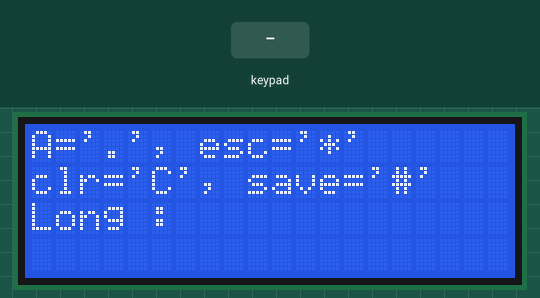
This sketch was run on a simulated Arduino Mega 2560, built with avr-gcc and run on an emulated ATmega2560. Shown: 20×4 character LCD. Inputs (shaded band) come from the test bench. The local clock reads 2024-03-15 10:24:30 at power-on unless the sketch sets it.

Above: at 0.9 s.
1.0 s: keypad keys 9 8 7 6 # pressed 0.4 s apart
At 3.3 s:
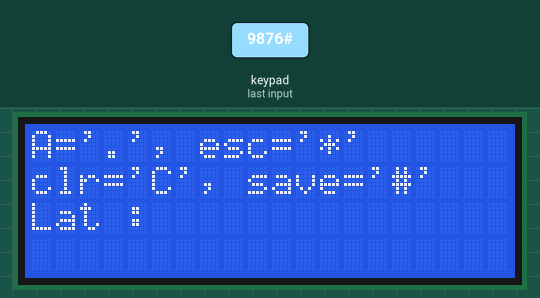
4.5 s: key 'B' pressed
At 5.6 s:
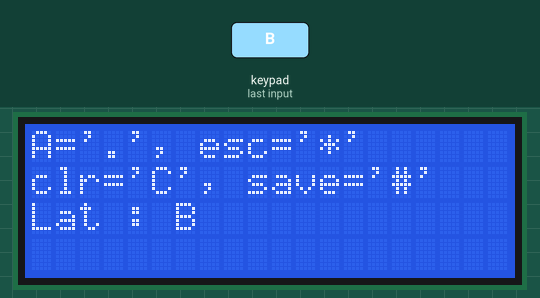
6.0 s: key '*' pressed
At 6.8 s:
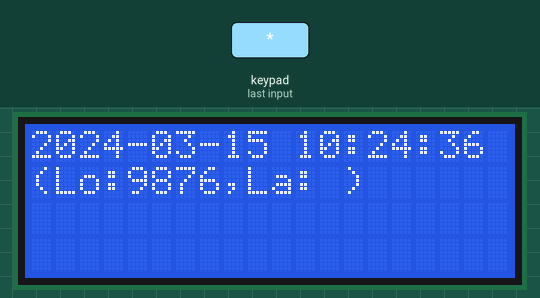
Timing chart, 0 to 9.0 s (numbered marks = the images above; inputs shaded):
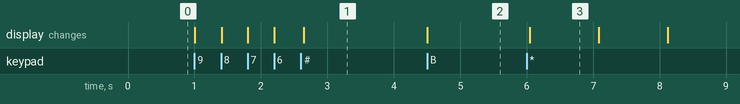

The sketch:

mega_i2c_lcd_keypad_get_lat_long.ino
```cpp
#include <Keypad.h>
#include <LiquidCrystal_I2C.h>

//import for clock
#include <Wire.h>
#include <DS3231.h>

DS3231 clock;
RTCDateTime dt;

const int ROW_NUM    = 4; // four rows
const int COLUMN_NUM = 4; // four columns

char keys[ROW_NUM][COLUMN_NUM] = {
  {'1','2','3', '.'},
  {'4','5','6', 'B'},
  {'7','8','9', 'C'},
  {'*','0','#', 'D'}
};

byte pin_rows[ROW_NUM] = {9, 8, 7, 6};      // connect to the row pinouts of the keypad
byte pin_column[COLUMN_NUM] = {5, 4, 3, 2}; // connect to the column pinouts of the keypad


Keypad keypad = Keypad(makeKeymap(keys), pin_rows, pin_column, ROW_NUM, COLUMN_NUM );
LiquidCrystal_I2C lcd(0x27, 20, 4); // I2C address 0x27, 20 column and 4 rows

int cursorColumn = 0;

//buffers to hold and save user input for longitude and latitude
char longBuf[20];
char latBuf[20];

//this two variables holds and displays logitude and latitude
char longitude[20];
char latitude[20];

//this key is used to take in input from keypad to reset and brightn the lcd
//'D' to brightn lcd and 'B' to go back and reset are set
char resetKey;

//previous millis is used to hold and save millis() to kim the lcd
long previousMillis;
//the interval for the lcd to stay showing light after user pressed 'D'
long interval = 10000;

//longIndex and latIndex are used to trace when user inputs value for longitude and latitude
//longDisplayIndex and latDisplayIndex are used to display latitude and longitude to lcd
int longIndex;
int longDisplayIndex;
int latIndex;
int latDisplayIndex;


int cc; //current cursor column
int cr; //current cursor row

//this function displays information to input logitude value for user
int printGetLongInfo(){
  cc = 0; //current cursor column
  cr = 0; //current cursor row
  lcd.clear();
  lcd.setCursor(cc,cr);
  lcd.print("A='.', esc='*'");
  cr++;
  lcd.setCursor(cc,cr);
  lcd.print("clr='C', save='#'");
  cr++;
  lcd.setCursor(cc,cr);
  lcd.print("Long : ");
  cc = cc + 7;
  lcd.setCursor(cc,cr);
}

//this function displays information to input latitude value for user
int printGetLatInfo(){
  cc = 0; //current cursor column
  cr = 0; //current cursor row
  lcd.clear();
  lcd.setCursor(cc,cr);
  lcd.print("A='.', esc='*'");
  cr++;
  lcd.setCursor(cc,cr);
  lcd.print("clr='C', save='#'");
  cr++;
  lcd.setCursor(cc,cr);
  lcd.print("Lat : ");
  cc = cc + 6;
  lcd.setCursor(cc,cr);
}

//this function takes in values from user to save it in longitude variable
int getLong(){
  //print get long info for user
  printGetLongInfo();
  char key;
  longIndex = 0;
  do{
    key = keypad.getKey();

    //if user is mistaken this will clear user input
    if(key && key=='C'){
      longIndex=0;
      longDisplayIndex=0;
      printGetLongInfo();
    }

    //save buffered value to permanent buffer
    if(key && key == '#'){
      //sizeof(longBuf)/sizeof(longBuf[0])
      for(int i = 0; i < longIndex; i++){
        longitude[i] = longBuf[i];
      }
      break;
    }

    //this function will save the input to buffer
    if(key && key != '*' && key != 'C'){
      lcd.print(key);
      longBuf[longIndex] = key;
      longIndex++;
      cc++;
      lcd.setCursor(cc,cr);
    }
  }while(key != '*');

  //if the longIndex is not zero then assign the value to longDisaplayIndex for display purposes
  if(longIndex != 0){
      longDisplayIndex = longIndex;
  }
}

int getLat(){
  //print get lat info for user
  printGetLatInfo();
  char key;
  latIndex = 0;
  do{
    key = keypad.getKey();

    //clear
    if(key && key=='C'){
      latIndex=0;
      latDisplayIndex=0;
      printGetLatInfo();
    }

    //save buffered value to permanent buffer
    if(key && key == '#'){
      for(int i = 0; i < latIndex; i++){
        latitude[i] = latBuf[i];
      }
      break;
    }

    if(key && key != '*' && key != 'C'){
      lcd.print(key);
      latBuf[latIndex] = key;
      latIndex++;
      cc++;
      lcd.setCursor(cc,cr);
    }
  }while(key != '*');

  if(latIndex != 0){
      latDisplayIndex = latIndex;
  }
}

void setup(){

  //begin clock
  clock.begin();

  // uncomment this to assign compiling date and time
  // Set sketch compiling time
  //clock.setDateTime(__DATE__, __TIME__);

  lcd.begin(); // initialize the lcd
  lcd.backlight();
  getLong();
  getLat();

  //assign previousMillis current time
  previousMillis = millis();
}

void loop(){
  //get key from user to setup values for longitude and latitude
  resetKey = keypad.getKey();

  //get date and time from clock
  dt = clock.getDateTime();

  //if user put 'B' as input go to setup()
  if(resetKey == 'B'){
    setup();
  }

  //wakeup show lcd
  if(resetKey == 'D'){
    lcd.backlight();
    previousMillis = millis();
  }

  //prints the longitude and latitude on second line
  lcd.clear();
  lcd.setCursor(0,1);
  lcd.print("(Lo:");
  lcd.setCursor(4,1);
  lcd.print(longitude);
  lcd.setCursor(4+longDisplayIndex,1);
  lcd.print(",La:");
  lcd.print(latitude);
  lcd.setCursor(4+longDisplayIndex+latDisplayIndex+4,1);
  lcd.print(")");

  //dims light of lcd after interval seconds
  if(millis() - previousMillis > interval) {
    lcd.noBacklight();
  }

  // Format the time and date and insert into the temporary buffer.
  char timeBuf[50];
  snprintf(timeBuf, sizeof(timeBuf), "%04d-%02d-%02d %02d:%02d:%02d",
           dt.year, dt.month, dt.day,
           dt.hour, dt.minute, dt.second);

  //prints clock on first line
  lcd.setCursor(0,0);
  lcd.print(timeBuf);

  delay(1000);
}
```

Measured:
- after the input at 1.0 s, the display: first changes at once (image 1 shows a later state)
- after the input at 4.5 s, the display: changes at once (image 2)
- after the input at 6.0 s, the display: changes at once (image 3)
- what the display in image 3 shows lasts 1.1 s, from 6.0 s to 7.1 s
